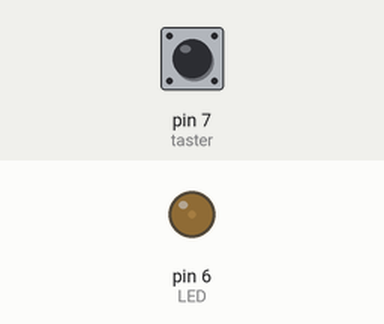
The sketch below on a simulated Arduino Uno, built with avr-gcc and run on an emulated ATmega328P. Shown: output pins drawn as LEDs (lit = HIGH). The test bench sets the inputs (shaded band); at power-on: pin 7 (taster) LOW. Random numbers use the default seed unless the sketch sets one.

Above: at 1.2 s.
1.3 s: pin 7 (taster) pulled HIGH for 3.2 s
6.0 s: pin 7 (taster) pulled HIGH for 0.15 s
At 6.28 s:
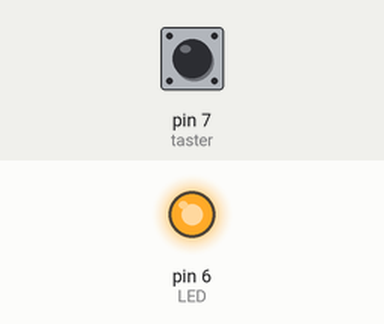
7.6 s: pin 7 (taster) pulled HIGH for 1 s
Timing chart, 0 to 10.6 s (numbered marks = the images above; inputs shaded):
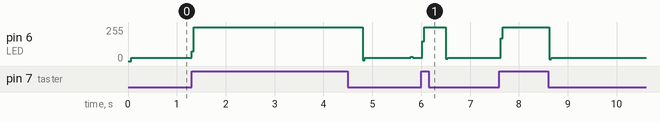

The sketch:

sketch_jan09a.ino
```cpp
int LED = 6;
int taster = 7;
int tasterstatus = 0;
int wait = 500;


void setup() {
pinMode(LED, OUTPUT);
pinMode(taster,INPUT);
}

void loop() {
tasterstatus=digitalRead(taster);
if (tasterstatus == HIGH) {
  digitalWrite(LED, HIGH);
  delay(wait);
  digitalWrite(LED, LOW);
}
else {
  int randomNumber=random(50);
  analogWrite(LED,randomNumber);
}
}
```

Measured:
- after the input at 6.0 s, pin 6 (LED): 24/255 → 255/255 at once, → 23/255 0.48 s later
